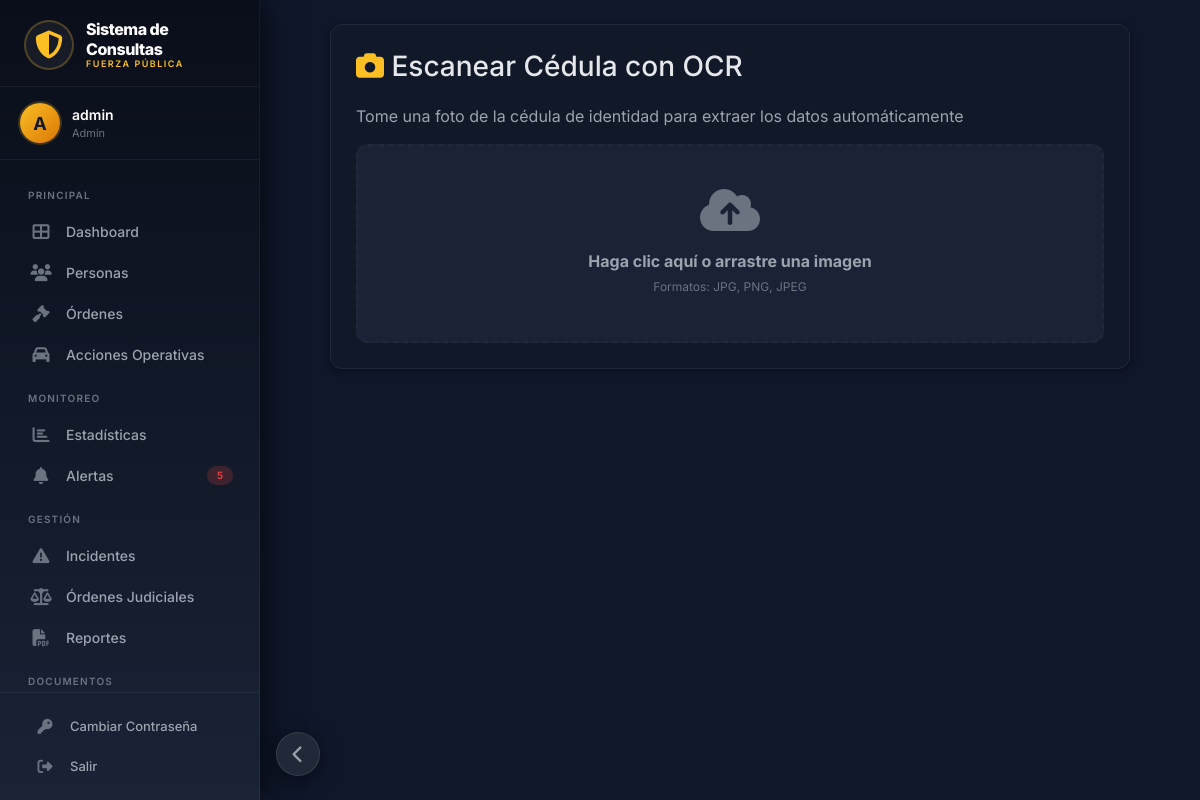
The page /ocr/cedula (signed in) on the database its author committed.
### app.py (models this page shows)
class Usuario(UserMixin, db.Model):
    __tablename__ = 'usuarios'
    id = db.Column(db.Integer, primary_key=True)
    username = db.Column(db.String(50), unique=True, nullable=False)
    email = db.Column(db.String(100), unique=True, nullable=False)
    password_hash = db.Column(db.String(200), nullable=False)
    rol = db.Column(db.String(20), default='usuario')
    activo = db.Column(db.Boolean, default=True)
    fecha_registro = db.Column(db.String(50))

### app.py (the view)
@app.route('/ocr/cedula', methods=['GET'])
@login_required
@permiso_requerido('crear_personas')
def ocr_cedula_page():
    return render_template('ocr_cedula.html')

### app.py (called while the page is built)
def permiso_requerido(permiso):
    def decorator(f):
        @wraps(f)
        def decorated_function(*args, **kwargs):
            if not current_user.is_authenticated:
                return redirect(url_for('login'))
            if not tiene_permiso(current_user, permiso):
                flash('No tienes permiso para acceder a esta sección', 'danger')
                return redirect(url_for('index'))
            return f(*args, **kwargs)
        return decorated_function
    return decorator

@app.context_processor
def utility_processor():
    def tiene_permiso_template(usuario, permiso):
        if not usuario or not usuario.is_authenticated:
            return False
        return tiene_permiso(usuario, permiso)
    return dict(tiene_permiso=tiene_permiso_template)

@login_manager.user_loader
def load_user(user_id):
    return Usuario.query.get(int(user_id))

### templates/ocr_cedula.html (shortened to what this page needs)
{% extends "base.html" %}
{% block content %}
<div class="ocr-container-dark">
    <h3><i class="fas fa-camera"></i> Escanear Cédula con OCR</h3>
    <p class="text-muted">Tome una foto de la cédula de identidad para extraer los datos automáticamente</p>
    <div class="drop-zone-dark" id="dropZone" onclick="document.getElementById('fileInput').click()">
        <i class="fas fa-cloud-upload-alt"></i>
        <p><strong>Haga clic aquí o arrastre una imagen</strong></p>
        <p class="drop-hint">Formatos: JPG, PNG, JPEG</p>
    </div>
</div>
{% endblock %}

### templates/base.html (shortened to what this page needs)
<!DOCTYPE html>
<html lang="es">
<head>
    <link href="https://cdn.jsdelivr.net/npm/bootstrap@5.3.0/dist/css/bootstrap.min.css" rel="stylesheet">
    <link rel="stylesheet" href="https://cdnjs.cloudflare.com/ajax/libs/font-awesome/6.4.0/css/all.min.css">
</head>
<body>
    <nav class="sidebar" id="sidebar">
        <div class="sidebar-brand">
            <div class="brand-icon">
                <i class="fas fa-shield-halved"></i>
            </div>
            <div class="brand-text">
                <strong>Sistema de Consultas</strong>
                <small>Fuerza Pública</small>
            </div>
        </div>
        {% if current_user.is_authenticated %}
        <div class="user-info">
            <div class="user-avatar">{{ current_user.username[0]|upper }}</div>
            <div>
                <div class="user-name">{{ current_user.username }}</div>
                <div class="user-role">{{ current_user.rol|capitalize }}</div>
            </div>
        </div>
        {% endif %}
        <div class="sidebar-nav">
            <span class="nav-section-title">Principal</span>
            <a href="{{ url_for('index') }}" class="nav-link {% if request.endpoint == 'index' %}active{% endif %}">
                <i class="fas fa-th-large nav-icon"></i>
                <span class="nav-label">Dashboard</span>
            </a>
            {% if tiene_permiso(current_user, 'ver_personas') %}
            <a href="{{ url_for('personas') }}" class="nav-link {% if request.endpoint == 'personas' %}active{% endif %}">
                <i class="fas fa-users nav-icon"></i>
                <span class="nav-label">Personas</span>
            </a>
            {% endif %}
            {% if tiene_permiso(current_user, 'ver_ordenes') %}
            <a href="{{ url_for('ordenes') }}" class="nav-link {% if request.endpoint == 'ordenes' %}active{% endif %}">
                <i class="fas fa-gavel nav-icon"></i>
                <span class="nav-label">Órdenes</span>
            </a>
            {% endif %}
            {% if tiene_permiso(current_user, 'ver_acciones') %}
            <a href="{{ url_for('acciones_operativas') }}" class="nav-link {% if request.endpoint == 'acciones_operativas' %}active{% endif %}">
                <i class="fas fa-car nav-icon"></i>
                <span class="nav-label">Acciones Operativas</span>
            </a>
            {% endif %}
            <span class="nav-section-title">Monitoreo</span>
            {% if tiene_permiso(current_user, 'ver_estadisticas') %}
            <a href="{{ url_for('estadisticas') }}" class="nav-link {% if request.endpoint == 'estadisticas' %}active{% endif %}">
                <i class="fas fa-chart-bar nav-icon"></i>
                <span class="nav-label">Estadísticas</span>
            </a>
            {% endif %}
            {% if tiene_permiso(current_user, 'ver_alertas') %}
            <a href="{{ url_for('alertas') }}" class="nav-link {% if request.endpoint == 'alertas' %}active{% endif %}">
                <i class="fas fa-bell nav-icon"></i>
                <span class="nav-label">Alertas</span>
                <span class="nav-badge" id="alertBadge">0</span>
            </a>
            {% endif %}
            <span class="nav-section-title">Gestión</span>
            {% if tiene_permiso(current_user, 'ver_incidentes') %}
            <a href="{{ url_for('incidentes') }}" class="nav-link {% if request.endpoint == 'incidentes' %}active{% endif %}">
                <i class="fas fa-triangle-exclamation nav-icon"></i>
                <span class="nav-label">Incidentes</span>
            </a>
            {% endif %}
            {% if tiene_permiso(current_user, 'ver_ordenes_judiciales') %}
            <a href="{{ url_for('ordenes_judiciales') }}" class="nav-link {% if request.endpoint == 'ordenes_judiciales' %}active{% endif %}">
                <i class="fas fa-scale-balanced nav-icon"></i>
                <span class="nav-label">Órdenes Judiciales</span>
            </a>
            {% endif %}
            {% if tiene_permiso(current_user, 'ver_estadisticas') %}
            <a href="{{ url_for('reportes') }}" class="nav-link {% if request.endpoint == 'reportes' %}active{% endif %}">
                <i class="fas fa-file-pdf nav-icon"></i>
                <span class="nav-label">Reportes</span>
            </a>
            {% endif %}
            <span class="nav-section-title">Documentos</span>
        </div>
        <div class="sidebar-footer">
            <a href="{{ url_for('cambiar_password_page') }}" class="nav-link">
                <i class="fas fa-key nav-icon"></i>
                <span class="nav-label">Cambiar Contraseña</span>
            </a>
            <a href="{{ url_for('logout') }}" class="nav-link" onclick="return confirm('¿Desea cerrar sesión?')">
                <i class="fas fa-right-from-bracket nav-icon"></i>
                <span class="nav-label">Salir</span>
            </a>
        </div>
    </nav>
    <button class="sidebar-toggle" id="sidebarToggle" onclick="toggleSidebar()" title="Colapsar menú">
        <i class="fas fa-chevron-left" id="toggleIcon"></i>
    </button>
    <main class="main-content" id="mainContent">
        {% block content %}{% endblock %}
    </main>
</body>
</html>

### templates/base.html (style rules this page uses)
:root { --sidebar-width: 260px; --sidebar-collapsed: 70px; --primary-dark: #0a0e1a; --primary-mid: #111827; --primary-light: #1a2236; --accent-color: #fbbf24; --accent-hover: #f59e0b; --text-primary: #e5e7eb; --text-secondary: #9ca3af; --text-muted: #6b7280; --border-color: #1f2937; --card-bg: #111827; --card-border: #1f2937; --sidebar-bg: linear-gradient(180deg, #0a0e1a 0%, #111827 50%, #1a2236 100%); --shadow-sm: 0 2px 8px rgba(0,0,0,0.4); --shadow-md: 0 4px 20px rgba(0,0,0,0.5); --shadow-lg: 0 8px 40px rgba(0,0,0,0.6); --radius: 12px; }
* { margin: 0; padding: 0; box-sizing: border-box; }
body { font-family: 'Inter', sans-serif; background: #0a0e1a; min-height: 100vh; display: flex; color: var(--text-primary); }
.sidebar { position: fixed; top: 0; left: 0; width: var(--sidebar-width); height: 100vh; background: var(--sidebar-bg); color: var(--text-secondary); z-index: 1050; transition: all 0.35s cubic-bezier(0.4, 0, 0.2, 1); box-shadow: 4px 0 30px rgba(0,0,0,0.6); display: flex; flex-direction: column; overflow: hidden; border-right: 1px solid rgba(255,255,255,0.05); }
.sidebar-brand { display: flex; align-items: center; gap: 12px; padding: 20px 24px 16px; border-bottom: 1px solid rgba(255,255,255,0.06); min-height: 72px; flex-shrink: 0; }
.brand-icon { width: 50px; height: 50px; border-radius: 50%; display: flex; align-items: center; justify-content: center; flex-shrink: 0; overflow: hidden; border: 2px solid rgba(251, 191, 36, 0.25); background: rgba(255,255,255,0.05); }
.brand-icon i { font-size: 28px; color: var(--accent-color); }
.sidebar-brand .brand-text { display: flex; flex-direction: column; line-height: 1.2; }
.sidebar-brand .brand-text strong { font-size: 16px; font-weight: 800; color: #fff; letter-spacing: -0.5px; }
.sidebar-brand .brand-text small { font-size: 9px; font-weight: 600; color: var(--accent-color); letter-spacing: 1.5px; text-transform: uppercase; }
.user-info { padding: 16px 20px; border-bottom: 1px solid rgba(255,255,255,0.05); display: flex; align-items: center; gap: 12px; flex-shrink: 0; }
.user-avatar { width: 40px; height: 40px; border-radius: 50%; background: linear-gradient(135deg, var(--accent-color), #d97706); display: flex; align-items: center; justify-content: center; font-weight: 700; font-size: 18px; color: #111827; flex-shrink: 0; box-shadow: 0 0 0 2px rgba(251, 191, 36, 0.2); }
.user-info .user-name { font-weight: 600; font-size: 14px; color: #fff; }
.user-info .user-role { font-size: 11px; color: var(--text-muted); }
.sidebar-nav { flex: 1; overflow-y: auto; overflow-x: hidden; padding: 12px 12px 12px 16px; scrollbar-width: thin; scrollbar-color: rgba(255,255,255,0.08) transparent; }
.nav-section-title { font-size: 10px; font-weight: 600; color: var(--text-muted); text-transform: uppercase; letter-spacing: 1.2px; padding: 16px 12px 8px; display: block; }
.nav-link { display: flex; align-items: center; gap: 14px; padding: 10px 14px; border-radius: var(--radius); color: var(--text-secondary); text-decoration: none; transition: all 0.25s ease; font-size: 14px; font-weight: 500; position: relative; cursor: pointer; border: none; background: transparent; width: 100%; text-align: left; }
.nav-link .nav-icon { width: 22px; text-align: center; font-size: 17px; color: var(--text-muted); transition: all 0.3s ease; flex-shrink: 0; }
.nav-link .nav-label { flex: 1; white-space: nowrap; overflow: hidden; text-overflow: ellipsis; }
.nav-link .nav-badge { background: rgba(239, 68, 68, 0.2); color: #ef4444; padding: 2px 10px; border-radius: 20px; font-size: 10px; font-weight: 600; }
.sidebar-footer { padding: 16px 20px; border-top: 1px solid rgba(255,255,255,0.05); display: flex; flex-direction: column; gap: 4px; flex-shrink: 0; }
.sidebar-footer .nav-link { padding: 8px 14px; font-size: 13px; }
.sidebar-footer .nav-link .nav-icon { font-size: 15px; }
.sidebar-toggle { position: fixed; bottom: 24px; left: calc(var(--sidebar-width) + 16px); z-index: 1060; background: #1f2937; border: 1px solid rgba(255,255,255,0.1); border-radius: 50%; width: 44px; height: 44px; box-shadow: var(--shadow-md); color: var(--text-secondary); font-size: 18px; cursor: pointer; transition: all 0.35s cubic-bezier(0.4, 0, 0.2, 1); display: flex; align-items: center; justify-content: center; }
.main-content { margin-left: var(--sidebar-width); flex: 1; min-height: 100vh; padding: 24px 32px 32px; transition: margin-left 0.35s cubic-bezier(0.4, 0, 0.2, 1); background: #0f172a; }

### rows shown on the page
Usuario: username "A", username "admin", rol "Admin"
